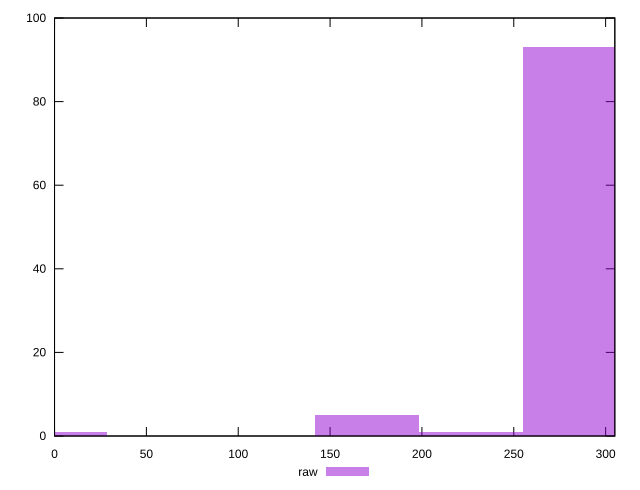

Generate this figure with gnuplot:
reset

$raw <<EOF
0 1
283.4094367755481 93
170.04566206532886 5
226.72754942043846 1
EOF

set key outside below
set boxwidth 56.681887355109616
set xrange [0:305.01]
set yrange [0:100]
set trange [0:100]
set style fill transparent solid 0.5 noborder
set terminal svg size 640, 490 enhanced background rgb 'white'
set output "report_00022_2021-02-20T12:08:46.964Z/uses-rel-preconnect/samples/pages+cached/raw/histogram.svg"

plot $raw title "raw" with boxes

reset
